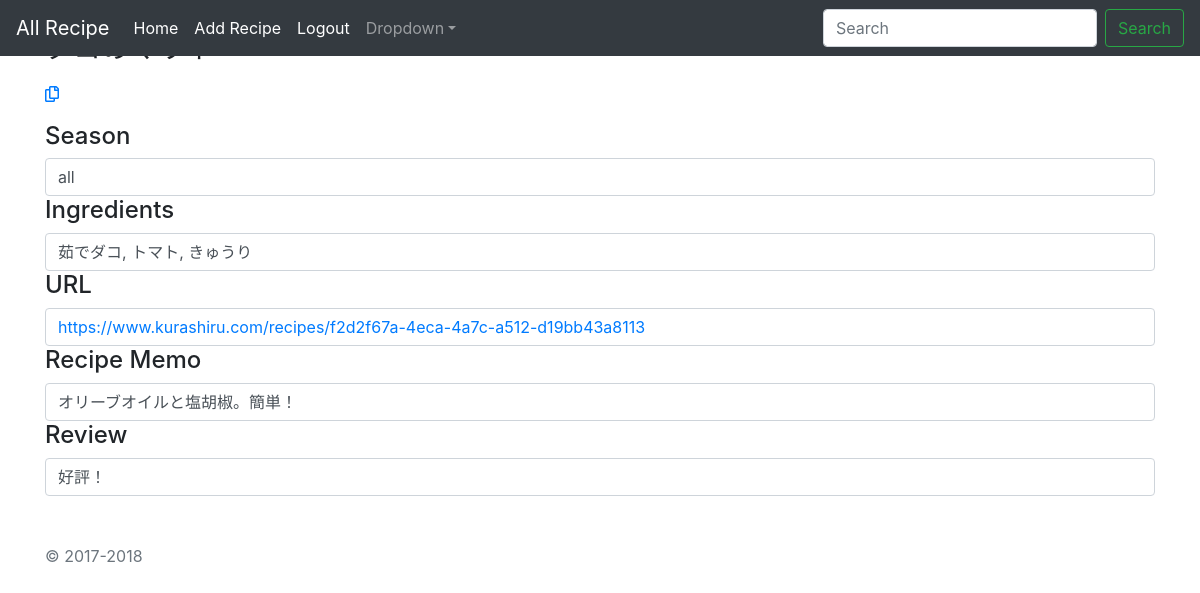
The app's page /recipe/showrecipe.php?id=1 with its own data.
### tables this page shows
CREATE TABLE `recipe` (
  `id` int(11) NOT NULL,
  `userid` int(11) NOT NULL,
  `title` varchar(64) NOT NULL,
  `ingredient1` varchar(64) NOT NULL,
  `ingredient2` varchar(64) DEFAULT NULL,
  `ingredient3` varchar(64) DEFAULT NULL,
  `url` varchar(256) DEFAULT NULL,
  `recipememo` text,
  `season` varchar(64) NOT NULL,
  `review` text,
  `original` int(11) NOT NULL,
  `author` int(11) NOT NULL,
  `inputdate` datetime NOT NULL
);

### recipe/showrecipe.php (the view, shortened to what this page needs)
<?php
$recipeid = $_GET["id"];
$pdo = db_conn();
$sql = "SELECT * FROM recipe WHERE id=:recipeid";
$stmt = $pdo->prepare($sql);
$stmt->bindValue(':recipeid', $recipeid, PDO::PARAM_INT);
$status = $stmt->execute();
if($status==false){
    sql_error();
} else {
    $recipe = $stmt->fetch();
}
if($recipe["userid"] != $_SESSION["id"]){
    $view = '<a href="copyrecipe.php?id='.$recipeid.'"><i class="far fa-copy"></i></a>';
}
$usersql = "SELECT * FROM users WHERE id=:userid";
$userstmt = $pdo->prepare($usersql);
$userstmt->bindValue(':userid', $recipe["userid"], PDO::PARAM_STR);
$userstatus = $userstmt->execute();
if($userstatus==false){
  sql_error();
} else {
  $userresult = $userstmt->fetch();
}
?>
<!DOCTYPE html>
<html lang="en">
  <head>
      <link rel="stylesheet" href="https://getbootstrap.com/docs/4.0/dist/css/bootstrap.min.css">
    <link href="https://getbootstrap.com/docs/4.0/examples/starter-template/starter-template.css" rel="stylesheet">
    <link href="https://use.fontawesome.com/releases/v5.6.1/css/all.css" rel="stylesheet">
  </head>
  <body>
    <nav class="navbar navbar-expand-md navbar-dark bg-dark fixed-top">
      <a class="navbar-brand" href="../recipe/allrecipe.php">All Recipe</a>
      <div class="collapse navbar-collapse" id="navbarsExampleDefault">
        <ul class="navbar-nav mr-auto">
          <li class="nav-item active">
            <a class="nav-link" href="../mypage/index.php">Home <span class="sr-only">(current)</span></a>
          </li>
          <li class="nav-item active">
            <a class="nav-link" href="../recipe/recipe.php">Add Recipe</a>
          </li>
          <li class="nav-item active">
            <a class="nav-link" href="../signin/logout.php">Logout</a>
          </li>
          <li class="nav-item dropdown">
            <a class="nav-link dropdown-toggle" href="http://example.com" id="dropdown01" data-toggle="dropdown" aria-haspopup="true" aria-expanded="false">Dropdown</a>
          </li>
        </ul>
        <form class="form-inline my-2 my-lg-0">
          <input class="form-control mr-sm-2" type="text" placeholder="Search" aria-label="Search">
          <button class="btn btn-outline-success my-2 my-sm-0" type="submit">Search</button>
        </form>
      </div>
    </nav>
    <div class="container">
        <h5><a href="../mypage/userpage.php?id=<?=$userresult["id"]?>"><?=$userresult["name"]?></a>さんの</h5>
        <h1 class="h3 mb-3 font-weight-normal"><?=$recipe["title"]?></h1>
        <p><?=$view?></p>
        <h4>Season</h4>
        <div name="season" class="form-control"><?=$recipe["season"]?></div>
        <h4>Ingredients</h4>
        <div name="ingredient" class="form-control"><?=$recipe["ingredient1"].', '.$recipe["ingredient2"].', '.$recipe["ingredient3"]?></div>
        <h4>URL</h4>
        <div name="url" class="form-control"><a href="<?=$recipe["url"]?>"><?=$recipe["url"]?></a></div>
        <h4>Recipe Memo</h4>
        <div name="recipememo" class="form-control"><?=$recipe["recipememo"]?></div>
        <h4>Review</h4>
        <div name="review" class="form-control"><?=$recipe["review"]?></div>
        <p class="mt-5 mb-3 text-muted">&copy; 2017-2018</p>
    </div>
  </body>
</html>

### records on screen
recipe: season "all", ingredient1 "茹でダコ", ingredient2 "トマト", ingredient3 "きゅうり", url "https://www.kurashiru.com/recipes/f2d2f67a-4eca-4a7c-a512-d19bb43a8113", recipememo "オリーブオイルと塩胡椒。簡単！", review "好評！"
